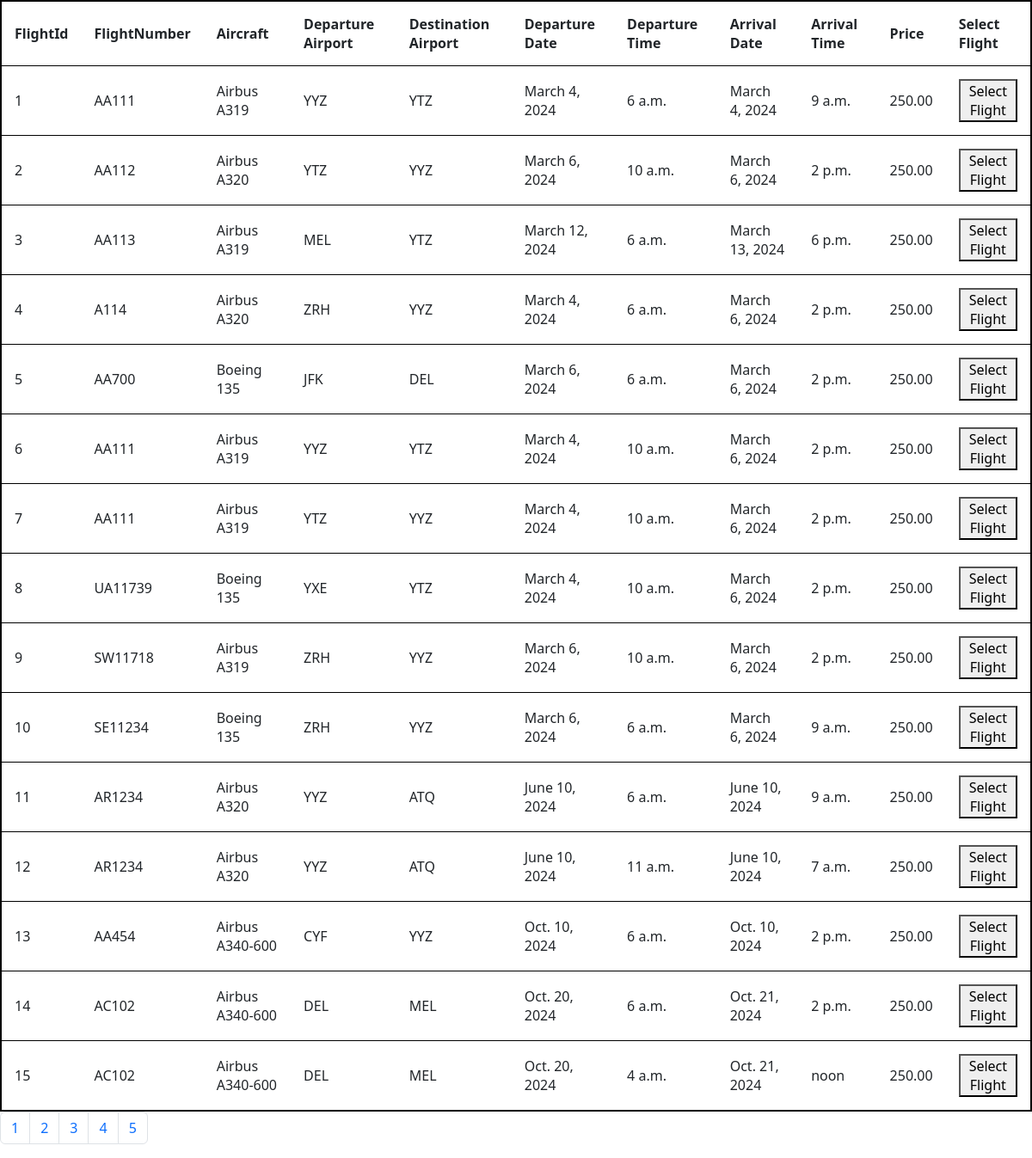
The page /api/flightDisplay/ on the database its author committed.
### Flight/models.py (models this page shows, shortened)
class Flight(models.Model):
    flightNumber = models.CharField(max_length=100)
    airCraft = models.ForeignKey(Aircraft, on_delete=models.PROTECT, default=1, related_name = 'departureAirport')
    departureAirport = models.ForeignKey(Airport, on_delete=models.PROTECT, default=1, related_name = 'destinationAirport')
    destinationAirport = models.ForeignKey(Airport, on_delete=models.PROTECT, default=1)
    departureDate = models.DateField()
    arrivalDate = models.DateField()
    departureTime = models.TimeField()
    arrivalTime = models.TimeField()
    seatsAvailableToBook = models.IntegerField()
    price = models.DecimalField(decimal_places=2, max_digits=5, default= 250)

class Aircraft(models.Model):
    aircraftModel = models.CharField(max_length=100)

class Airport(models.Model):
    iataCode = models.CharField(max_length=3)
    airportName = models.CharField(max_length=100)
    airportLocation = models.CharField(max_length=100)

### Flight/views.py (the view)
# urls.py: path('flightDisplay/',views.flightView, name='flightsView'),
def flightView(request):
   if request.method == 'GET':
    flights = Flight.objects.all()
    perpage = request.GET.get('perpage', default=15)
    page = request.GET.get('page', default = 1)
    paginator = Paginator(flights, per_page=perpage)
    try:
       flights = paginator.page(number=page)
    except EmptyPage:
       flights = []
    totalPages = flights.paginator.num_pages
    flightsData = {
       'flights': flights,
       'lastpage': totalPages,
       'totalPageList': [n+1 for n in range(totalPages)],
    }
   return render(request, "flightsDisplay.html", flightsData)

### Flight/templates/flightsDisplay.html (shortened to what this page needs)
{% load django_bootstrap5 %}
{% bootstrap_css %}
<!DOCTYPE html>
<html lang="en">
<head>
</head>
<body>
    <table style="border: 2px solid black;">
        <th>FlightId</th>
        <th>FlightNumber</th>
        <th>Aircraft</th>
        <th>Departure Airport</th>
        <th>Destination Airport</th>
        <th>Departure Date</th>
        <th>Departure Time</th>
        <th>Arrival Date</th>
        <th>Arrival Time</th>
        <th>Price</th>
        <th>Select Flight</th>
        {% for flight in flights %}
        <tr style="border: 1px solid black;">
           <td>{{flight.id}}</td>
           <td>{{flight.flightNumber}}</td>
           <td>{{flight.airCraft.aircraftModel}}</td>
           <td>{{flight.departureAirport.iataCode}}</td>
           <td>{{flight.destinationAirport.iataCode}}</td>
           <td>{{flight.departureDate}}</td>
           <td>{{flight.departureTime}}</td>
           <td>{{flight.arrivalDate}}</td>
           <td>{{flight.arrivalTime}}</td>
           <td>{{flight.price}}</td>
           <td> <button class="flight" type="button">Select Flight</button> </td>
        </tr>
        {% endfor %}
    </table>
</body>
</html>
<nav aria-label="Page navigation example">
    <ul class="pagination">
        {% for n in totalPageList %}
      <li class="page-item"><a class="page-link" href="/api/flightDisplay/?page={{n}}">{{n}}</a></li>
        {% endfor %}
    </ul>
  </nav>

### Flight/templates/flightsDisplay.html (style rules this page uses)
table,th, td { padding: 15px; }

### rows shown on the page
Flight: id "1", flightNumber "AA111", airCraft.aircraftModel "Airbus A319", departureAirport.iataCode "YYZ", destinationAirport.iataCode "YTZ", departureDate "March 4, 2024", departureTime "6 a.m.", arrivalDate "March 4, 2024", arrivalTime "9 a.m.", price "250.00"
Flight: id "2", flightNumber "AA112", airCraft.aircraftModel "Airbus A320", departureAirport.iataCode "YTZ", destinationAirport.iataCode "YYZ", departureDate "March 6, 2024", departureTime "10 a.m.", arrivalDate "March 6, 2024", arrivalTime "2 p.m.", price "250.00"
Flight: id "3", flightNumber "AA113", airCraft.aircraftModel "Airbus A319", departureAirport.iataCode "MEL", destinationAirport.iataCode "YTZ", departureDate "March 12, 2024", departureTime "6 a.m.", arrivalDate "March 13, 2024", arrivalTime "6 p.m.", price "250.00"
Flight: id "4", flightNumber "A114", airCraft.aircraftModel "Airbus A320", departureAirport.iataCode "ZRH", destinationAirport.iataCode "YYZ", departureDate "March 4, 2024", departureTime "6 a.m.", arrivalDate "March 6, 2024", arrivalTime "2 p.m.", price "250.00"
Flight: id "5", flightNumber "AA700", airCraft.aircraftModel "Boeing 135", departureAirport.iataCode "JFK", destinationAirport.iataCode "DEL", departureDate "March 6, 2024", departureTime "6 a.m.", arrivalDate "March 6, 2024", arrivalTime "2 p.m.", price "250.00"
Flight: id "6", flightNumber "AA111", airCraft.aircraftModel "Airbus A319", departureAirport.iataCode "YYZ", destinationAirport.iataCode "YTZ", departureDate "March 4, 2024", departureTime "10 a.m.", arrivalDate "March 6, 2024", arrivalTime "2 p.m.", price "250.00"
Flight: id "7", flightNumber "AA111", airCraft.aircraftModel "Airbus A319", departureAirport.iataCode "YTZ", destinationAirport.iataCode "YYZ", departureDate "March 4, 2024", departureTime "10 a.m.", arrivalDate "March 6, 2024", arrivalTime "2 p.m.", price "250.00"
Flight: id "8", flightNumber "UA11739", airCraft.aircraftModel "Boeing 135", departureAirport.iataCode "YXE", destinationAirport.iataCode "YTZ", departureDate "March 4, 2024", departureTime "10 a.m.", arrivalDate "March 6, 2024", arrivalTime "2 p.m.", price "250.00"
Flight: id "9", flightNumber "SW11718", airCraft.aircraftModel "Airbus A319", departureAirport.iataCode "ZRH", destinationAirport.iataCode "YYZ", departureDate "March 6, 2024", departureTime "10 a.m.", arrivalDate "March 6, 2024", arrivalTime "2 p.m.", price "250.00"
Flight: id "10", flightNumber "SE11234", airCraft.aircraftModel "Boeing 135", departureAirport.iataCode "ZRH", destinationAirport.iataCode "YYZ", departureDate "March 6, 2024", departureTime "6 a.m.", arrivalDate "March 6, 2024", arrivalTime "9 a.m.", price "250.00"
Flight: id "11", flightNumber "AR1234", airCraft.aircraftModel "Airbus A320", departureAirport.iataCode "YYZ", destinationAirport.iataCode "ATQ", departureDate "June 10, 2024", departureTime "6 a.m.", arrivalDate "June 10, 2024", arrivalTime "9 a.m.", price "250.00"
Flight: id "12", flightNumber "AR1234", airCraft.aircraftModel "Airbus A320", departureAirport.iataCode "YYZ", destinationAirport.iataCode "ATQ", departureDate "June 10, 2024", departureTime "11 a.m.", arrivalDate "June 10, 2024", arrivalTime "7 a.m.", price "250.00"
Flight: id "13", flightNumber "AA454", airCraft.aircraftModel "Airbus A340-600", departureAirport.iataCode "CYF", destinationAirport.iataCode "YYZ", departureDate "Oct. 10, 2024", departureTime "6 a.m.", arrivalDate "Oct. 10, 2024", arrivalTime "2 p.m.", price "250.00"
Flight: id "14", flightNumber "AC102", airCraft.aircraftModel "Airbus A340-600", departureAirport.iataCode "DEL", destinationAirport.iataCode "MEL", departureDate "Oct. 20, 2024", departureTime "6 a.m.", arrivalDate "Oct. 21, 2024", arrivalTime "2 p.m.", price "250.00"
Flight: id "15", flightNumber "AC102", airCraft.aircraftModel "Airbus A340-600", departureAirport.iataCode "DEL", destinationAirport.iataCode "MEL", departureDate "Oct. 20, 2024", departureTime "4 a.m.", arrivalDate "Oct. 21, 2024", arrivalTime "noon", price "250.00"

### other values the page prints
{{ n }} "1" "2" "3" "4" "5"
